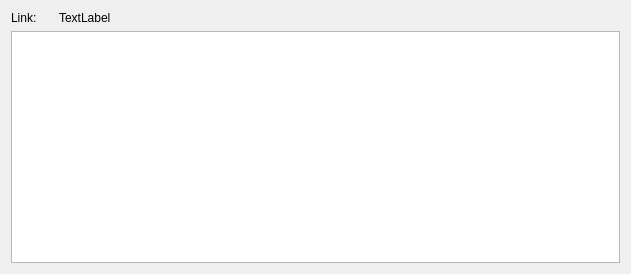
<?xml version="1.0" encoding="UTF-8"?>
<ui version="4.0">
 <class>ResultWidget</class>
 <widget class="QWidget" name="ResultWidget">
  <property name="geometry">
   <rect>
    <x>0</x>
    <y>0</y>
    <width>631</width>
    <height>274</height>
   </rect>
  </property>
  <property name="minimumSize">
   <size>
    <width>592</width>
    <height>274</height>
   </size>
  </property>
  <property name="windowTitle">
   <string>Form</string>
  </property>
  <layout class="QHBoxLayout" name="horizontalLayout_2">
   <item>
    <layout class="QVBoxLayout" name="verticalLayout">
     <item>
      <layout class="QHBoxLayout" name="horizontalLayout">
       <item>
        <widget class="QLabel" name="label">
         <property name="sizePolicy">
          <sizepolicy hsizetype="Minimum" vsizetype="Preferred">
           <horstretch>0</horstretch>
           <verstretch>0</verstretch>
          </sizepolicy>
         </property>
         <property name="text">
          <string>Link:     </string>
         </property>
        </widget>
       </item>
       <item>
        <widget class="QLabel" name="urlLbl">
         <property name="sizePolicy">
          <sizepolicy hsizetype="Expanding" vsizetype="Preferred">
           <horstretch>0</horstretch>
           <verstretch>0</verstretch>
          </sizepolicy>
         </property>
         <property name="text">
          <string>TextLabel</string>
         </property>
        </widget>
       </item>
      </layout>
     </item>
     <item>
      <widget class="QTableView" name="table"/>
     </item>
    </layout>
   </item>
  </layout>
  <zorder>label</zorder>
  <zorder>urlLbl</zorder>
  <zorder>table</zorder>
  <zorder>table</zorder>
 </widget>
 <resources/>
 <connections/>
</ui>
